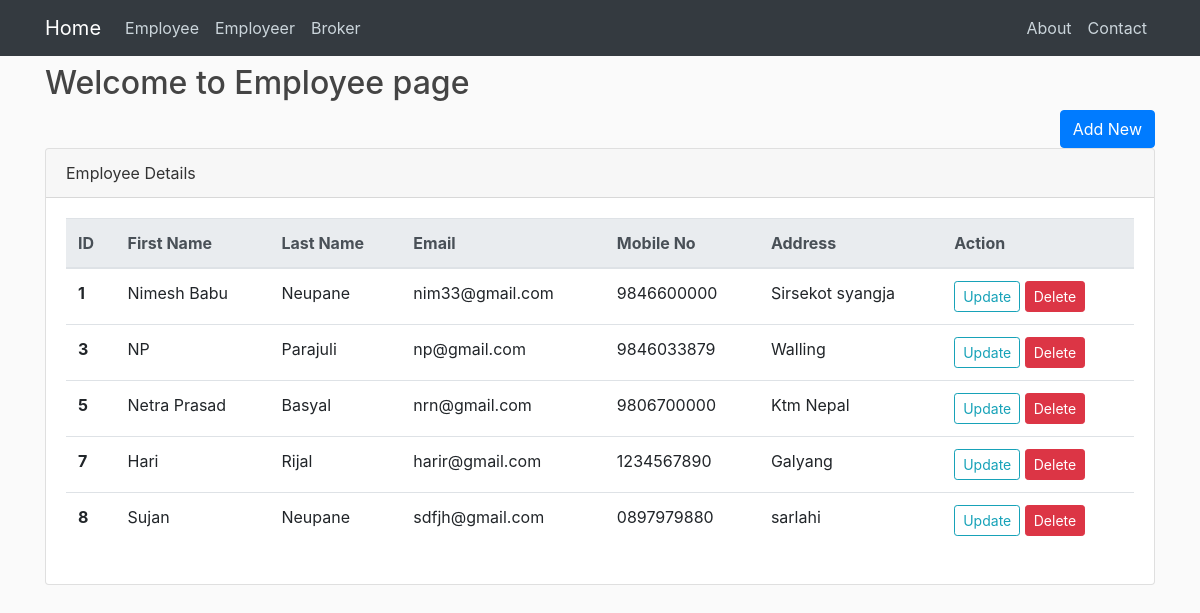
/employee/, run on an earlier commit of the app's database.
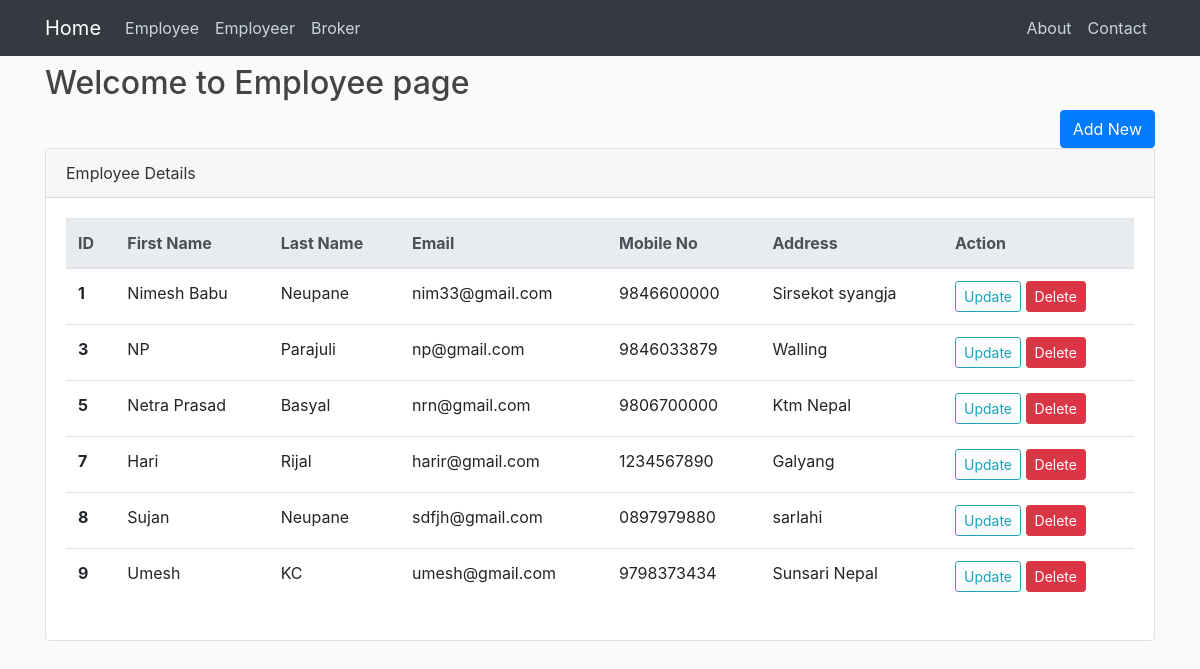
And on a later commit of the database.
### employee/models.py (models this page shows)
class Employee(models.Model):
    first_name = models.CharField(max_length = 20)
    last_name = models.CharField(max_length = 20)
    email    = models.EmailField(max_length = 20)
    mobile = models.CharField(unique = True,max_length=10, validators=[RegexValidator(r'^\d{1,10}$')])
    address = models.CharField(max_length =30)

### employee/views.py (the view)
# urls.py: path('',include('employee.urls')),
def employee(request):
    if request.method == 'POST':
        data = request.POST
        first_name = data['first_name']
        last_name = data['last_name']
        email = data['email']
        mobile = data['mobile']
        address = data['address']
        obj = Employee.objects.create(first_name = first_name, last_name = last_name,email = email,
               mobile = mobile, address = address)
        if obj:# If object is created then redirect to /employee
            return redirect('employee-home')
    else:
        Employees = Employee.objects.all()
        form = EmployeeForm()
        context ={
            'form':form,
            'employees': Employees,
        }
    return render(request,'employee/employee.html',context)

### employee/templates/employee/employee.html (shortened to what this page needs)
{% extends "base.html" %}
{% block main %}
<h2>Welcome to Employee page</h2>
    <div class="text-right">
        <button type="button" class="btn btn-primary" data-toggle="modal" data-target="#exampleModal">Add New
        </button>
    </div>
    <form action="" method="POST">
    <div class="card">
      <div class="card-header">
        Employee Details
      </div>
      <div class="card-body">
        <table class="table">
          <thead class="thead-light">
            <tr>
              <th scope="col">ID</th>
              <th scope="col">First Name</th>
              <th scope="col">Last Name</th>
              <th scope="col">Email</th>
              <th scope="col">Mobile No</th>
              <th scope="col">Address</th>
              <th scope="col">Action</th>
            </tr>
          </thead>
          <tbody>
            {% for employee in employees %}
              <tr>
                <th scope="row">{{employee.id}}</th>
                <td>{{ employee.first_name }}</td>
                <td>{{ employee.last_name }}</td>
                <td>{{ employee.email }}</td>
                <td>{{ employee.mobile }}</td>
                <td>{{ employee.address }}</td>
                <td>
                <a class="btn btn-outline-info btn-sm" href="{% url 'employee-update' employee.id %}">Update</a>
                <a class="btn btn-danger btn-sm" href="{% url 'employee-delete' employee.id%}">Delete</a>
              </td>
              </tr>
            {% endfor %}
          </tbody>
        </table>
      </div>
    </div>
    </form>
{% endblock main %}

What changed in the data, as far as the page shows it:
added Employee: id "9", first_name "Umesh", last_name "KC", email "umesh@gmail.com", mobile "9798373434", address "Sunsari Nepal"
